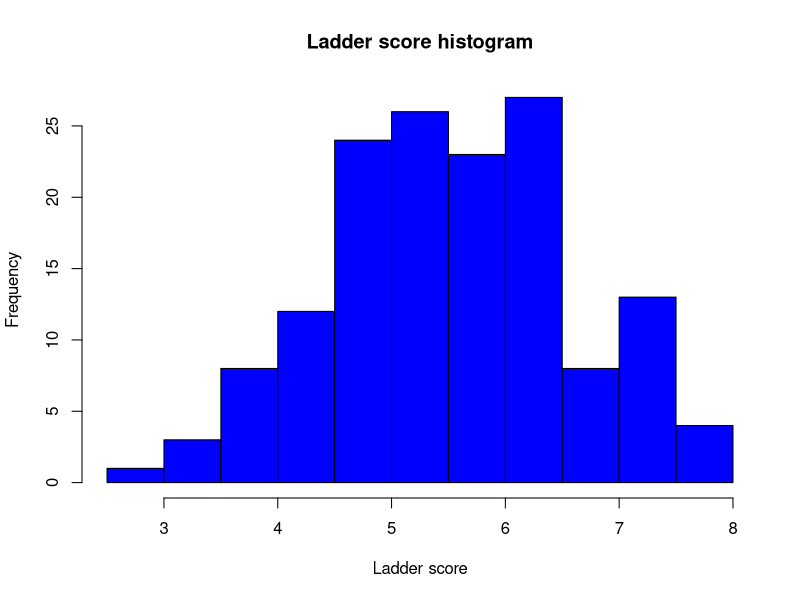
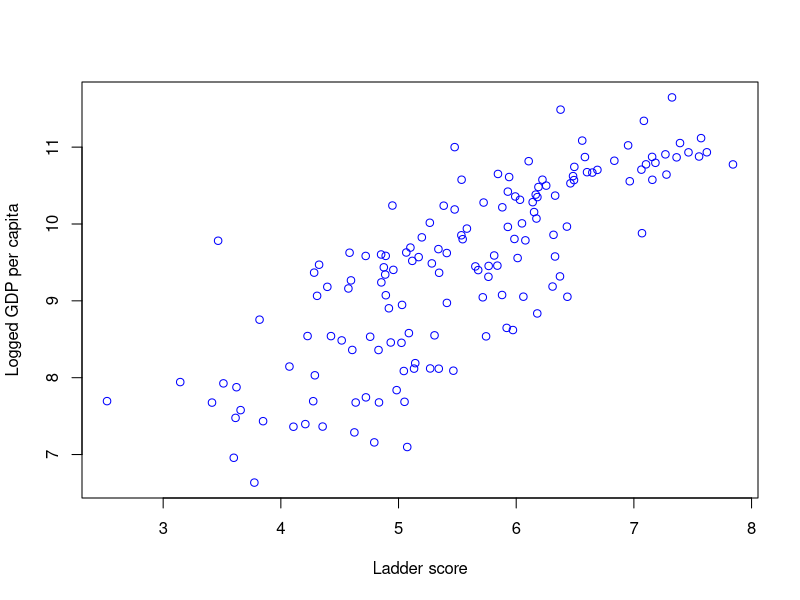
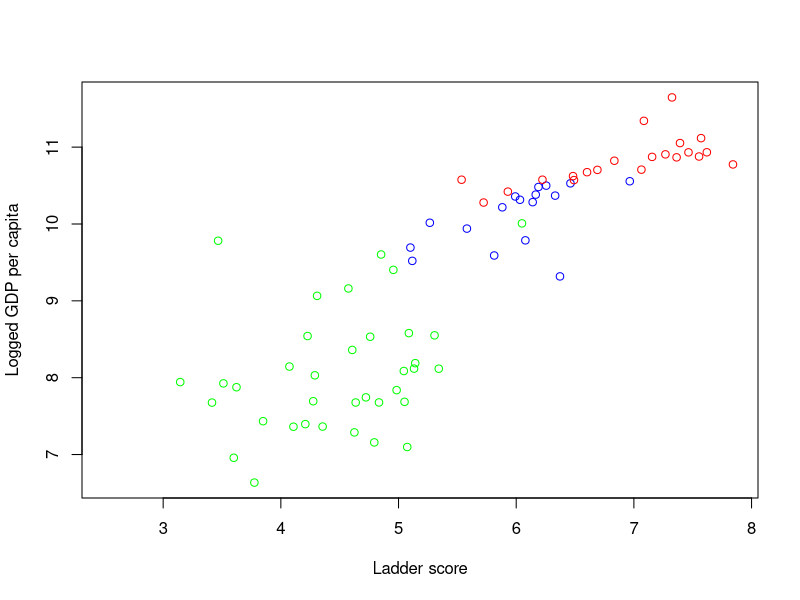
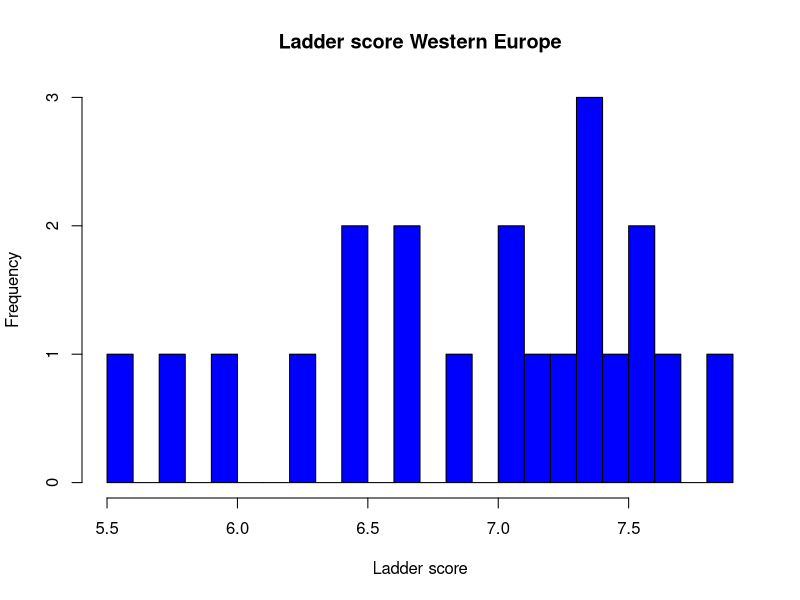
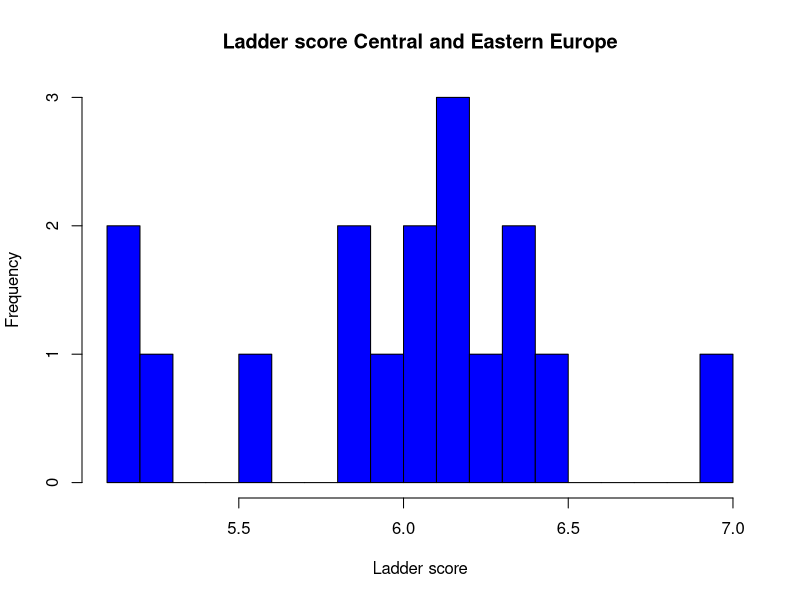
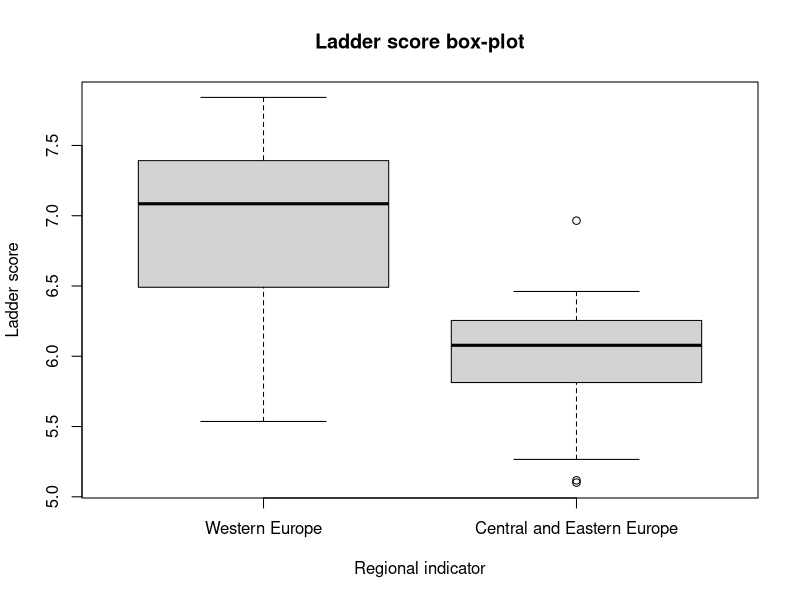
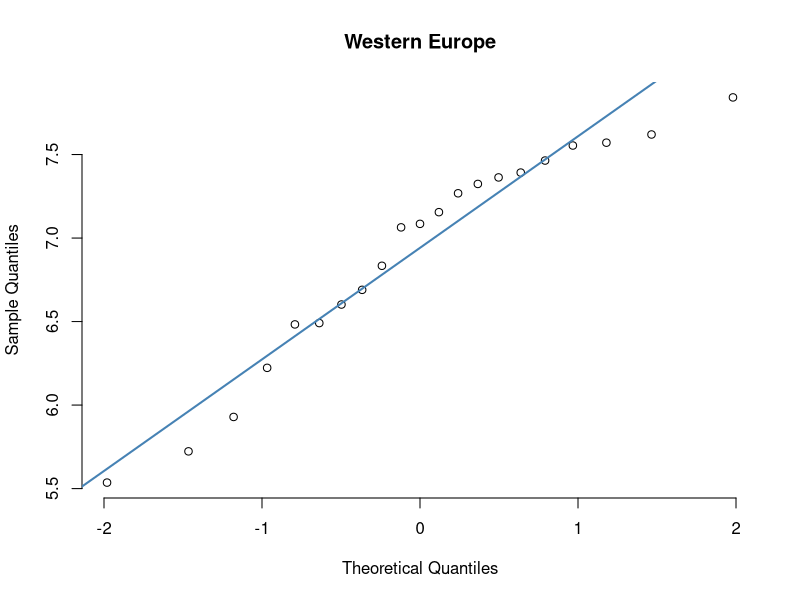
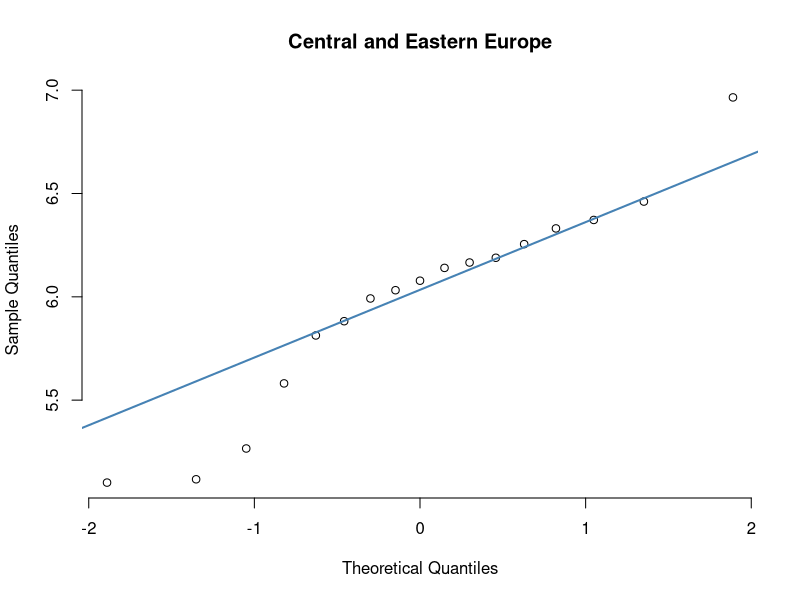

These charts were generated, in order, by the following R code:
## ---- chunk 1
knitr::opts_chunk$set(echo = TRUE)
## ---- chunk 2
# Učitavanje podataka iz csv datoteke:
whr2020 = read.table("WHR_2020.csv", sep = ",")
whr2021 = read.table("WHR_2021.csv", sep = ",")
dim(whr2020)
dim(whr2021)
## ---- chunk 3
print("2020: ")
summary(whr2020[3:9])
print("2021: ")
summary(whr2021[3:9])
## ---- chunk 4
colnames(whr2020) <- c("Country name", "Regional indicator", "Ladder score", "Logged GDP per capita", "Social support", "Healthy life expectancy", "Freedom to make life choices", "Generosity", "Perceptions of corruption") 

colnames(whr2021) <- c("Country name", "Regional indicator", "Ladder score", "Logged GDP per capita", "Social support", "Healthy life expectancy", "Freedom to make life choices", "Generosity", "Perceptions of corruption", "Income Gini", "Wealth Gini") 
names(whr2020)
names(whr2021)
## ---- chunk 5
library(tidyverse)

whr2021 %>% group_by(`Regional indicator`) %>% summarise(
          Mean.LadderScore = mean(`Ladder score`),
          Mean.GDP = mean(`Logged GDP per capita`),
          Mean.SocialSupport = mean(`Social support`),
          Mean.LifeExp = mean(`Healthy life expectancy`),
          Mean.Freedom = mean(`Freedom to make life choices`),
          Mean.Generosity = mean(Generosity),
          Mean.Corruption = mean(`Perceptions of corruption`)
           #Mean.IncomeGini = mean(`Income Gini`),
           #Mean.WealthGini = mean(`Wealth Gini`)
            ) -> summary.result1
summary.result1


whr2021 %>% group_by(`Regional indicator`) %>% summarise(
          Med.LadderScore = median(`Ladder score`),
          Med.GDP = median(`Logged GDP per capita`),
          Med.SocialSupport = median(`Social support`),
          Med.LifeExp = median(`Healthy life expectancy`),
          Med.Freedom = median(`Freedom to make life choices`),
          Med.Generosity = median(Generosity),
          Med.Corruption = median(`Perceptions of corruption`)
            ) -> summary.result2
summary.result2
## ---- chunk 6
h = hist(whr2021$`Ladder score`,
         main="Ladder score histogram",
         xlab="Ladder score",
         ylab='Frequency',
         col="blue"
         )
## ---- chunk 7
# Ne razlikujemo vrste regija:
plot(whr2021$`Ladder score`,whr2021$`Logged GDP per capita`,
     col="blue",
     xlab='Ladder score',
     ylab='Logged GDP per capita')

# Razlikujemo vrste regija:
plot(whr2021$`Ladder score`[whr2021$`Regional indicator`=='Central and Eastern Europe'],
     whr2021$`Logged GDP per capita`[whr2021$`Regional indicator`=='Central and Eastern Europe'],
     col='blue',
     xlim=c(min(whr2021$`Ladder score`),max(whr2021$`Ladder score`)),
     ylim=c(min(whr2021$`Logged GDP per capita`),max(whr2021$`Logged GDP per capita`)),
     xlab='Ladder score',
     ylab='Logged GDP per capita')

points(whr2021$`Ladder score`[whr2021$`Regional indicator`=='Western Europe'],
     whr2021$`Logged GDP per capita`[whr2021$`Regional indicator`=='Western Europe'],col='red')
points(whr2021$`Ladder score`[whr2021$`Regional indicator`=='Sub-Saharan Africa'],
     whr2021$`Logged GDP per capita`[whr2021$`Regional indicator`=='Sub-Saharan Africa'],col='green')
## ---- chunk 8
western_europe = whr2021[whr2021$`Regional indicator` == "Western Europe",]
central_eastern_europe = whr2021[whr2021$`Regional indicator` == "Central and Eastern Europe",]
## ---- chunk 9
cat('Prosječan Ladder score zemalja iz Zapadne Europe ', mean(western_europe$`Ladder score`),'\n')
cat('Prosječan Ladder score zemalja iz Srednje i Istočne Europe', mean(central_eastern_europe$`Ladder score`), '\n')
## ---- chunk 10
h = hist(western_europe$`Ladder score`,
         main="Ladder score Western Europe",
         xlab="Ladder score",
         ylab='Frequency',
         col="blue",
         breaks = 20
         )

h = hist(central_eastern_europe$`Ladder score`,
         main="Ladder score Central and Eastern Europe",
         xlab="Ladder score",
         ylab='Frequency',
         col="blue",
         breaks = 20
         )
## ---- chunk 11
boxplot(western_europe$`Ladder score`,central_eastern_europe$`Ladder score`,
        main='Ladder score box-plot',
        ylab='Ladder score', xlab="Regional indicator", names = c("Western Europe", "Central and Eastern Europe"))
## ---- chunk 12
qqnorm(western_europe$`Ladder score`, pch = 1, frame = FALSE,main='Western Europe')
qqline(western_europe$`Ladder score`, col = "steelblue", lwd = 2)

qqnorm(central_eastern_europe$`Ladder score`, pch = 1, frame = FALSE,main='Central and Eastern Europe')
qqline(central_eastern_europe$`Ladder score`, col = "steelblue", lwd = 2)
## ---- chunk 13
ks.test(western_europe$`Ladder score`, "pnorm")
ks.test(central_eastern_europe$`Ladder score`, "pnorm")
## ---- chunk 14
library(boot)

bootFunc <- function(data,i){
  d <- data[i,]
  c(
    cor(d[,1],d[,2],method="s"),
    median(d[,1]),
    median(d[,2])
  )
}
  
bw <- boot(western_europe[3:4], bootFunc, R = 100)
bce <- boot(central_eastern_europe[3:4], bootFunc, R = 100)
  
print(bw)
print(bce)
  
boot.ci(bw, index = 1)
boot.ci(bce, index = 1)
## ---- chunk 15
library(ggplot2)

data2021 = whr2021[c("Country name", "Ladder score")]
names(data2021)[names(data2021) == "Country name"] = "region"

mapdata2021 = map_data("world")
mapdata2021 = left_join(mapdata2021, data2021, by = "region")

map2021 = ggplot(mapdata2021, aes(x = long, y = lat, group = group)) +
  geom_polygon(aes(fill = `Ladder score`), color = "black", size = 0.1) + theme(axis.text.x = element_blank(),
                           axis.text.y = element_blank(),
                           axis.ticks = element_blank(),
                           axis.title.y = element_blank(),
                           axis.title.x = element_blank(),
                           rect = element_blank())

map2021

## ---- chunk 16
boxplot(whr2020$`Ladder score`, whr2021$`Ladder score`,
        main = 'Ladder score box-plot by year',
        xlab = 'Year', ylab = 'Ladder score', names = c('2020', '2021'))
## ---- chunk 17
qqnorm(whr2020$`Ladder score`, pch = 1, frame = FALSE,main='Ladder score for 2020')
qqline(whr2020$`Ladder score`, col = "steelblue", lwd = 2)

qqnorm(whr2021$`Ladder score`, pch = 1, frame = FALSE,main='Ladder score for 2021')
qqline(whr2021$`Ladder score`, col = "steelblue", lwd = 2)
## ---- chunk 18
t.test(whr2020$`Ladder score`, whr2021$`Ladder score`, alternative = "two.sided", var.equal = TRUE)

## ---- chunk 19
c1 = rgb(173,216,230,max = 255, alpha = 80, names = "lt.blue")
c2 = rgb(255,192,203, max = 255, alpha = 80, names = "lt.pink")
ladder2020 = whr2020$`Ladder score`
ladder2021 = whr2021$`Ladder score`
hist1 = hist(ladder2020, breaks = 10, plot = FALSE)
hist2 = hist(ladder2021, breaks = 10, plot = FALSE)
plot(hist1, col = c1, main = "Histogram of ladder score for two years", xlab = "Ladder score")
plot(hist2, col = c2, add = TRUE)
legend("topright",
  legend=c('2020','2021'),
  fill = c(c1,c2)
)
## ---- chunk 20
mergedData = merge(whr2020, whr2021, by="Country name", suffixes = c(".20",".21"))

hist(mergedData$`Ladder score.20`,
     main=paste('Histogram of ladder score in 2020'),
     xlab='Ladder score')

hist(mergedData$`Ladder score.21`,
     main=paste('Histogram of ladder score in 2021'),
     xlab='Ladder score')

hist(mergedData$`Ladder score.20`-mergedData$`Ladder score.21`,
     main=paste('Difference in ladder scores between two years'),
     xlab='Ladder score')

qqnorm(mergedData$`Ladder score.20`-mergedData$`Ladder score.21`, 
       pch = 1, 
       frame = FALSE, 
       main=paste('QQ-plot for differences between ladder scores'))
qqline(mergedData$`Ladder score.20`-mergedData$`Ladder score.21`, 
       col = "steelblue", lwd = 2)
## ---- chunk 21
t.test(mergedData$`Ladder score.20`, 
       mergedData$`Ladder score.21`, 
       paired = TRUE, 
       alt = "less")
## ---- chunk 22
plot(whr2021$`Logged GDP per capita`, whr2021$`Ladder score`,
     col="blue",
     xlab='Logged GDP per capita',
     ylab='2021 Ladder score')
## ---- chunk 23
linreg = lm(formula = whr2021$`Ladder score` ~ whr2021$`Logged GDP per capita`)
summary(linreg)

plot(whr2021$`Logged GDP per capita`, whr2021$`Ladder score`,
     col="blue",
     xlab='Logged GDP per capita',
     ylab='2021 Ladder score')
abline(linreg$coefficients[1], linreg$coefficients[2], col = "orange", lwd = 2)

